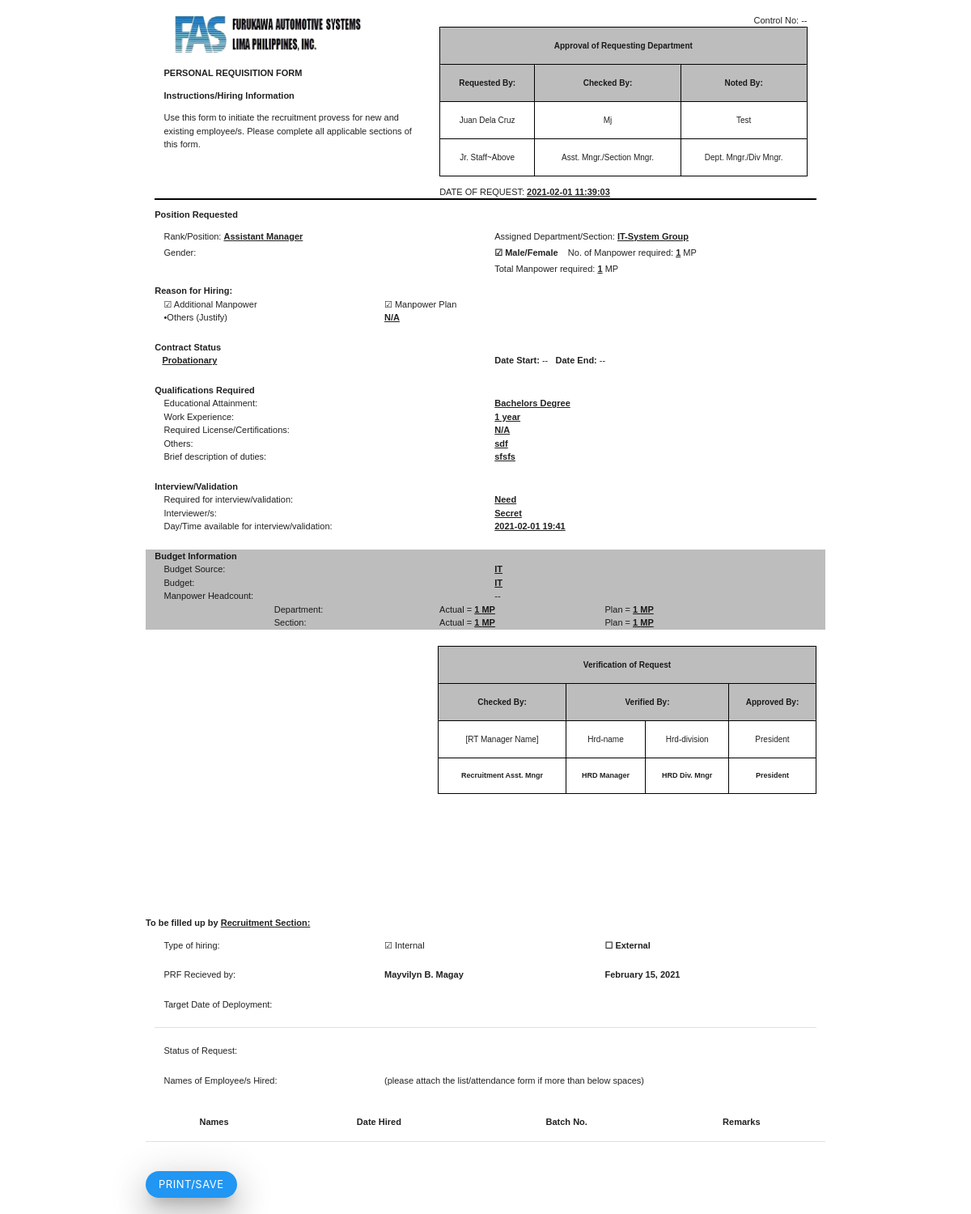
/Forms/preview_prf.php?id=163, run on the app's committed database.
### tables this page shows
CREATE TABLE `tb_request_mp` (
  `id` int(14) NOT NULL,
  `requestor` varchar(500) DEFAULT NULL,
  `requestor_email` varchar(1000) NOT NULL,
  `requesting_position` varchar(200) DEFAULT NULL,
  `assigned_dept` varchar(200) DEFAULT NULL,
  `female_num_mp` int(14) DEFAULT NULL,
  `male_num_mp` int(14) DEFAULT NULL,
  `both_mp` int(14) DEFAULT NULL,
  `total_mp` int(14) DEFAULT NULL,
  `contract_status` varchar(500) NOT NULL,
  `date_start` date NOT NULL,
  `date_end` date NOT NULL,
  `education` varchar(1000) NOT NULL,
  `required_license` varchar(1000) NOT NULL,
  `work_exp` varchar(1000) NOT NULL,
  `other_qualification` varchar(1000) NOT NULL,
  `job_duties` varchar(2000) NOT NULL,
  `interview_need` varchar(300) NOT NULL,
  `interviewers` varchar(1000) NOT NULL,
  `availability_for_interview` varchar(1000) NOT NULL,
  `additional_mp` varchar(20) NOT NULL,
  `mp_plan` varchar(20) NOT NULL,
  `reorganization` varchar(20) NOT NULL,
  `promotion` varchar(20) NOT NULL,
  `retirement` varchar(20) NOT NULL,
  `replacement` varchar(20) NOT NULL,
  `replacement_mp_name` varchar(2000) NOT NULL,
  `others` varchar(2000) NOT NULL,
  `budget_source` varchar(200) NOT NULL,
  `budget_status` varchar(200) NOT NULL,
  `actual_mp_dept` int(14) NOT NULL,
  `actual_mp_section` int(14) NOT NULL,
  `plan_mp_dept` int(14) NOT NULL,
  `plan_mp_section` int(14) NOT NULL,
  `approve_check_by` varchar(200) DEFAULT NULL,
  `approve_check_remarks` varchar(100) DEFAULT NULL,
  `approve_noted_by` varchar(200) DEFAULT NULL,
  `approve_noted_remarks` varchar(100) DEFAULT NULL,
  `approval_status` varchar(100) DEFAULT NULL,
  `verify_check_by` varchar(100) DEFAULT NULL,
  `verify_check_remarks` varchar(100) DEFAULT NULL,
  `verify_verifier_manager` varchar(100) DEFAULT NULL,
  `verify_verifier_manager_remarks` varchar(100) DEFAULT NULL,
  `verify_verifier_div_mgr` varchar(100) DEFAULT NULL,
  `verify_verifier_div_mgr_remarks` varchar(100) DEFAULT NULL,
  `president_verify` varchar(200) NOT NULL,
  `cancel_remarks` varchar(500) NOT NULL,
  `step` varchar(2000) NOT NULL,
  `verification_status` varchar(200) NOT NULL,
  `request_date` datetime NOT NULL,
  `typeHiring` varchar(100) DEFAULT NULL,
  `sync_status` varchar(100) NOT NULL,
  `approve_date` date DEFAULT NULL
);

### Forms/preview_prf.php (the view, shortened to what this page needs)
<?php
    require '../php/Database.php';
    $id = $_GET['id'];
    if(empty($id)){
        echo '<script>window.close()</script>';
    }else{
        $query = "SELECT *FROM tb_request_mp WHERE id = '$id'";
        $stmt = $conn->prepare($query);
        $stmt->execute();
        foreach($stmt->fetchALL() as $x){
            $requestor = $x['requestor'];
            $position = $x['requesting_position'];
            $both_gender = $x['both_mp'];
            $totalMP = $x['total_mp'];
            $dept_section = $x['assigned_dept'];
            $contract_stat = $x['contract_status'];
            $educ = $x['education'];
            $work_exp = $x['work_exp'];
            $license = $x['required_license'];
            $other_quali = $x['other_qualification'];
            $duty = $x['job_duties'];
            $interview_req = $x['interview_need'];
            $interviewers = $x['interviewers'];
            $availability_interview = $x['availability_for_interview'];
            $request_date = $x['request_date'];
            $budget_source = $x['budget_source'];
            $budget_status = $x['budget_status'];
            $actual_dept = $x['actual_mp_dept'];
            $actual_section = $x['actual_mp_section'];
            $plan_mp_dept = $x['plan_mp_dept'];
            $plan_mp_section = $x['plan_mp_section'];
            $additional_mp = $x['additional_mp'];
            $mp_plan = $x['mp_plan'];
            $other_reason = $x['others'];
            if($other_reason == ''){
                $other_reason = 'N/A';
            }
            $checker = $x['approve_check_by'];
            $apprNote = $x['approve_noted_by'];
            $verify_check = $x['verify_check_by'];
            $verify_manager = $x['verify_verifier_manager'];
            $verify_div_mgr = $x['verify_verifier_div_mgr'];
            $president = $x['president_verify'];
            $typeHiring = $x['typeHiring'];
            $date_start = $x['date_start'];
            $date_end = $x['date_end'];
            if($date_start == '0000-00-00'){
                $date_start = '--';
            }
            if($date_end == '0000-00-00'){
                $date_end = '--';
            }
            $approve_date = date_create($x['approve_date']);
            $approve_date_convert  = date_format($approve_date,"F j, Y");
        }
    }
    $prfQL = "SELECT prf_number FROM hired_list_key WHERE prf_req_id = '$id'";
    $stmt=$conn->prepare($prfQL);
    $stmt->execute();
    if($stmt->rowCount() > 0){
        foreach($stmt->fetchALL() as $x){
            $control_number = $x['prf_number'];
        }
    }else{
        $control_number = "--";
    }
?>
<!DOCTYPE html>
<html lang="en">
<head>
    <link rel="stylesheet" href="../node_modules/materialize-css/dist/css/materialize.min.css">
</head>
<body>
    <div class="row container" id="form">
        <br>
        <div class="col s12">
            <div class="col s5">
            <img src="../Img/FAS.png" alt="FAS logo" width="250" height="50">
                <p><b>PERSONAL REQUISITION FORM</b></p>
                <b>Instructions/Hiring Information</b>
                <p>Use this form to initiate the recruitment provess for new and existing employee/s. Please complete all applicable sections of this form.</p>
            </div>
            <div class="col s7">
                <span class="right">Control No: <?=$control_number;?></span>
                <table class="centered" style="border:1.5px solid black;" cellpadding="0" height="">
                    <tr style="border:1.5px solid black;" class="#bdbdbd grey lighten-1">
                        <td colspan="3" style="font-weight:bold;font-size:10px;">Approval of Requesting Department</td>
                    </tr>
                    <tr style="border:1.5px solid black;font-size:12px;" class="#bdbdbd grey lighten-1">
                        <td style="border:1.5px solid black;font-weight:bold;">Requested By:</td>
                        <td style="border:1.5px solid black;font-weight:bold;">Checked By:</td>
                        <td style="border:1.5px solid black;font-weight:bold;">Noted By:</td>
                    </tr>
                    <tr>
                        <td style="border:1.5px solid black;"><?=$requestor;?></td>
                        <td style="border:1.5px solid black;"><?=$checker;?></td>
                        <td style="border:1.5px solid black;"><?=$apprNote;?></td>
                    </tr>
                    <tr style="font-size:10px;">
                        <td style="border:1.5px solid black;">Jr. Staff~Above</td>
                        <td style="border:1.5px solid black;">Asst. Mngr./Section Mngr.</td>
                        <td style="border:1.5px solid black;">Dept. Mngr./Div Mngr.</td>
                    </tr>
                </table>
                <p>DATE OF REQUEST: <u><?=$request_date;?></u></p>
            </div>
        </div>
        <div class="col s12" style="margin-top:-2%;">
            <hr style="border:1px solid black;">
        </div>
        <div class="col s12">
            <b>Position Requested</b>
        </div>
        <div class="col s12">
            <div class="col s6">
                <p>Rank/Position: <u><?=$position;?></u></p>
                <p style="margin-top:-2%;">Gender:</p>
            </div>
            <div class="col s6">
                <p>Assigned Department/Section: <u><?=$dept_section;?></u></p>
                <?php
                    if($both_gender == 0){
                    }else{
                        echo '<p style="margin-top:-2%;"><b>&#x2611; Male/Female</b> &nbsp;&nbsp;&nbsp;No. of Manpower required: <u>'.$both_gender.'</u> MP</p>';
                    }
                ?>
                <p style="margin-top:-2%;">Total Manpower required: <u><?=$totalMP;?></u> MP</p>
            </div>
        </div>
        <div class="col s12"><b>Reason for Hiring:</b></div>
        <div class="col s12">
            <?php
                if($additional_mp == 1){
                    echo '<div class="col s4">&#x2611; Additional Manpower</div>';
                }
                if($mp_plan == 1){
                    echo '<div class="col s4">&#x2611; Manpower Plan</div>';
                }
            ?>
            <div class="row">
            <div class="col s12">
                <div class="col s4">&bullet;Others (Justify)</div>
                <div class="col s8"><u><?=$other_reason;?></u></div>
            </div>
            </div>
        </div>
        <div class="row">
            <div class="col s12"><b>Contract Status</b></div>
            <div class="col s6">
                &nbsp;&nbsp;&nbsp;<u><?=$contract_stat?></u>
            </div>
            <div class="col s6">
                <div id="date_start_end">
                <b>Date Start:</b> <?=$date_start;?> <b> &nbsp; Date End:</b> <?=$date_end;?>
                </div>
            </div>
        </div>
        <div class="row">
            <div class="col s12"><b>Qualifications Required</b></div>
        <div class="col s12">
           <div class="col s6">Educational Attainment:</div>
           <div class="col s6"><u><?=$educ;?></u></div>
        </div>
        <div class="col s12">
           <div class="col s6">Work Experience:</div>
           <div class="col s6"><u><?=$work_exp; ?></u></div>
        </div>
        <div class="col s12">
           <div class="col s6">Required License/Certifications:</div>
           <div class="col s6"><u><?=$license;?></u></div>
        </div>
        <div class="col s12">
           <div class="col s6">Others:</div>
           <div class="col s6"><u><?=$other_quali;?></u></div>
        </div>
        <div class="col s12">
           <div class="col s6">Brief description of duties:</div>
           <div class="col s6"><u><?=$duty;?></u></div>
        </div>
    </div>
        <div class="row">
            <div class="col s12"><b>Interview/Validation</b></div>
        <div class="col s12">
           <div class="col s6">Required for interview/validation:</div>
           <div class="col s6"><u><?=ucwords($interview_req);?></u></div>
        </div>
        <div class="col s12">
           <div class="col s6">Interviewer/s:</div>
           <div class="col s6"><u><?=ucwords($interviewers);?></u></div>
        </div>
        <div class="col s12">
           <div class="col s6">Day/Time available for interview/validation:</div>
           <div class="col s6"><u><?=$availability_interview;?></u></div>
        </div>
        </div>
    <div class="row #bdbdbd grey lighten-1">
        <div class="col s12"><b>Budget Information</b></div>
        <div class="col s12">
           <div class="col s6">Budget Source:</div>
           <div class="col s6"><u><?=$budget_source;?></u></div>
        </div>
        <div class="col s12">
           <div class="col s6">Budget:</div>
           <div class="col s6"><u><?=$budget_status;?></u></div>
        </div>
        <div class="col s12">
           <div class="col s6">Manpower Headcount:</div>
           <div class="col s6">--</div>
        </div>
        <div class="col s12">
            <div class="col s2"></div>
            <div class="col s3">Department:</div>
            <div class="col s3">Actual = <u><?=$actual_dept;?> MP</u></div>
            <div class="col s4">Plan = <u><?=$plan_mp_dept;?> MP</u></div>
        </div>
        <div class="col s12">
            <div class="col s2"></div>
            <div class="col s3">Section:</div>
            <div class="col s3">Actual = <u><?=$actual_section;?> MP</u></div>
            <div class="col s4">Plan = <u><?=$plan_mp_section;?> MP</u></div>
        </div>
    </div>
    <div class="row">
        <div class="co s12">
            <div class="col s5 center">
            </div>
            <div class="col s7">
                <table class="centered" style="border:1px solid black;" cellpadding="0" cellspacing="0">
                    <tr class="#bdbdbd grey lighten-1">
                        <td colspan="4" style="border:1px solid black;font-weight:bold;">Verification of Request</td>
                    </tr>
                    <tr class="#bdbdbd grey lighten-1">
                        <td style="border:1px solid black;font-weight:bold;">Checked By:</td>
                        <td colspan="2" style="border:1px solid black;font-weight:bold;">Verified By:</td>
                        <td style="border:1px solid black;font-weight:bold;">Approved By:</td>
                    </tr>
                    <tr>
                        <td style="border:1px solid black;"><?=ucwords($verify_check);?></td>
                        <td style="border:1px solid black;"><?=ucwords($verify_manager);?></td>
                        <td style="border:1px solid black;"><?=ucwords($verify_div_mgr);?></td>
                        <td style="border:1px solid black;"><?=ucwords($president);?></td>
                    </tr>
                    <tr>
                        <td style="border:1px solid black;font-weight:bold;font-size:9px;">Recruitment Asst. Mngr</td>
                        <td style="border:1px solid black;font-weight:bold;font-size:9px;">HRD Manager</td>
                        <td style="border:1px solid black;font-weight:bold;font-size:9px;">HRD Div. Mngr</td>
                        <td style="border:1px solid black;font-weight:bold;font-size:9px;">President</td>
                    </tr>
                </table>
            </div>
        </div>
    </div>
    <div class="row" style="margin-top:18%;" id="second_page">
        <p><b>To be filled up by <u>Recruitment Section:</u></b></p>
        <div class="row col s12">
            <div class="col s4">Type of hiring:</div>
                <?php
                    if($typeHiring == 'internal'){
                        echo '<div class="col s4">';
                        echo '&#x2611; Internal';
                        echo '</div>';
                        echo '<div class="col s4" style="font-weight:bold;">';
                        echo '&#9744; External';
                        echo '</div>';
                    }
                ?>
        </div>
        <div class="row">
            <div class="col s12">
                <div class="col s4">PRF Recieved by:</div>
                <div class="col s4"><span id="prf_reciever" style="font-weight:bold;"></span></div>
                <div class="col s4" style="font-weight:bold;"><?=$approve_date_convert;?></div>
            </div>
        </div>
        <div class="row col s12">
            <div class="col s4">Target Date of Deployment:</div>
            <div class="col s4" id="target_deployment" style="font-weight:bold;"></div>
            <div class="col s4"></div>
        </div>
        <div class="row col s12">
        <div class="divider"></div>
        </div>
        <div class="row">
        <div class="col s12">
        <div class="col s4">Status of Request:</div>
        <div class="col s4" id="checkboxStat"></div>
        <div class="col s4" id="remarksStat"></div>
        </div>
        </div>
        <div class="row">
            <div class="col s12">
                <div class="col s4">Names of Employee/s Hired:</div>
                <div class="col s8">(please attach the list/attendance form if more than below spaces)</div>
            </div>
        </div>
       <table id="hired" class="centered">
            <thead>
                <th>Names</th>
                <th>Date Hired</th>
                <th>Batch No.</th>
                <th>Remarks</th>
            </thead>
       </table>
    </div>
    <br>
    <button class="btn-small blue z-depth-5" id="print_btn" onclick="print_docs()" style="border-radius:30px;">Print/Save</button>
    </div>
</body>
</html>

### Forms/preview_prf.php (style rules this page uses)
body { font-family:arial; font-size:11px; }
td { font-size:10px; }
u { font-weight:bold; }
#form { display: none; }
html { scroll-behavior: smooth; }

### data on the page
tb_request_mp: requestor "Juan Dela Cruz", approve_check_by "Mj", approve_noted_by "Test", request_date "2021-02-01 11:39:03", requesting_position "Assistant Manager", assigned_dept "IT-System Group", both_mp "1", total_mp "1", others "N/A", contract_status "Probationary", date_start "--", date_end "--", education "Bachelors Degree", work_exp "1 year", required_license "N/A", other_qualification "sdf", job_duties "sfsfs", interview_need "Need", interviewers "Secret", availability_for_interview "2021-02-01 19:41", budget_source "IT", budget_status "IT", actual_mp_dept "1", plan_mp_dept "1", actual_mp_section "1", plan_mp_section "1", verify_check_by "[RT Manager Name]", verify_verifier_manager "Hrd-name", verify_verifier_div_mgr "Hrd-division", president_verify "President", approve_date "February 15, 2021"

### other printed values
$control_number "--"
